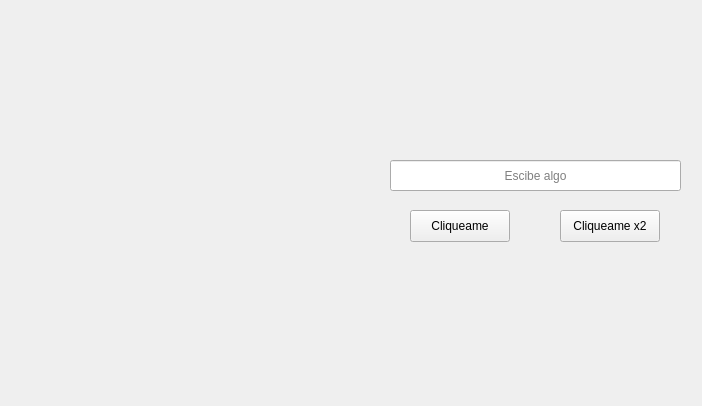
<?xml version="1.0" encoding="UTF-8"?>
<ui version="4.0">
 <class>MainWindow</class>
 <widget class="QMainWindow" name="MainWindow">
  <property name="geometry">
   <rect>
    <x>0</x>
    <y>0</y>
    <width>702</width>
    <height>406</height>
   </rect>
  </property>
  <property name="windowTitle">
   <string>Imagen</string>
  </property>
  <widget class="QWidget" name="centralwidget">
   <widget class="QLabel" name="label">
    <property name="geometry">
     <rect>
      <x>10</x>
      <y>10</y>
      <width>351</width>
      <height>381</height>
     </rect>
    </property>
    <property name="text">
     <string/>
    </property>
    <property name="pixmap">
     <pixmap>img.jpg</pixmap>
    </property>
    <property name="scaledContents">
     <bool>true</bool>
    </property>
   </widget>
   <widget class="QLineEdit" name="Input">
    <property name="geometry">
     <rect>
      <x>390</x>
      <y>160</y>
      <width>291</width>
      <height>31</height>
     </rect>
    </property>
    <property name="alignment">
     <set>Qt::AlignmentFlag::AlignCenter</set>
    </property>
    <property name="placeholderText">
     <string>Escibe algo</string>
    </property>
   </widget>
   <widget class="QPushButton" name="pushButton">
    <property name="geometry">
     <rect>
      <x>410</x>
      <y>210</y>
      <width>100</width>
      <height>32</height>
     </rect>
    </property>
    <property name="text">
     <string>Cliqueame</string>
    </property>
   </widget>
   <widget class="QPushButton" name="pushButton_2">
    <property name="geometry">
     <rect>
      <x>560</x>
      <y>210</y>
      <width>100</width>
      <height>32</height>
     </rect>
    </property>
    <property name="text">
     <string>Cliqueame x2</string>
    </property>
   </widget>
  </widget>
 </widget>
 <resources/>
 <connections/>
</ui>
